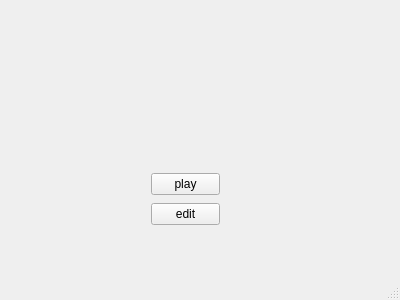
<?xml version="1.0" encoding="UTF-8"?>
<ui version="4.0">
 <class>MainWindow</class>
 <widget class="QMainWindow" name="MainWindow">
  <property name="geometry">
   <rect>
    <x>0</x>
    <y>0</y>
    <width>400</width>
    <height>300</height>
   </rect>
  </property>
  <property name="windowTitle">
   <string>MainWindow</string>
  </property>
  <widget class="QWidget" name="centralWidget">
   <widget class="QWidget" name="verticalLayoutWidget">
    <property name="geometry">
     <rect>
      <x>140</x>
      <y>160</y>
      <width>91</width>
      <height>80</height>
     </rect>
    </property>
    <layout class="QVBoxLayout" name="verticalLayout">
     <item>
      <widget class="QPushButton" name="play_B">
       <property name="text">
        <string>play</string>
       </property>
      </widget>
     </item>
     <item>
      <widget class="QPushButton" name="edit_B">
       <property name="text">
        <string>edit</string>
       </property>
      </widget>
     </item>
    </layout>
   </widget>
  </widget>
  <widget class="QStatusBar" name="statusBar"/>
 </widget>
 <layoutdefault spacing="6" margin="11"/>
 <resources/>
 <connections/>
</ui>
